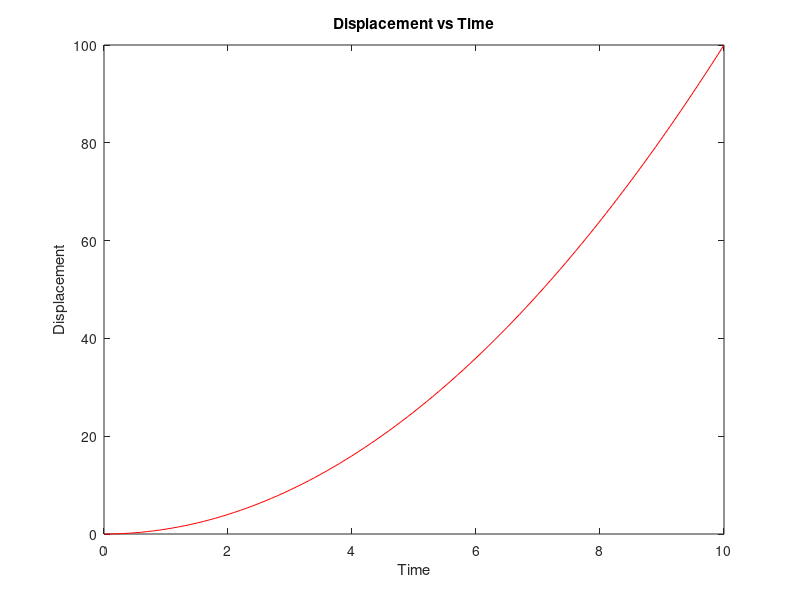

Here is the MATLAB script that generated this plot:
%the variables included are (initial) displacement, constant acceleration and time (s = ut + 0.5at^2)

s0 = 0; %metres
u = 0; %metres per second
a = 2; %metres per second^2

t = linspace(0,10,101); %seconds
s = u*t + 0.5*a.*t.*t + s0; %metres

plot(t,s,"r") %plots the graph, in red
title("Displacement vs Time"); %adds a title to the graph
xlabel("Time"); %labels the horizontal axis with "Time"
ylabel("Displacement"); % labels the vertical axis with "Displacement"
tmin = 0; % defines the minimum time
tmax = max(t); % defines the maximum time, using the greatest value in t
smin = min(s); % defines the minimum velocity
smax = max(s); % defines the maximum velocity, using the greatest value in v
axis([tmin tmax smin smax]) % defines the horizontal and vertical axes